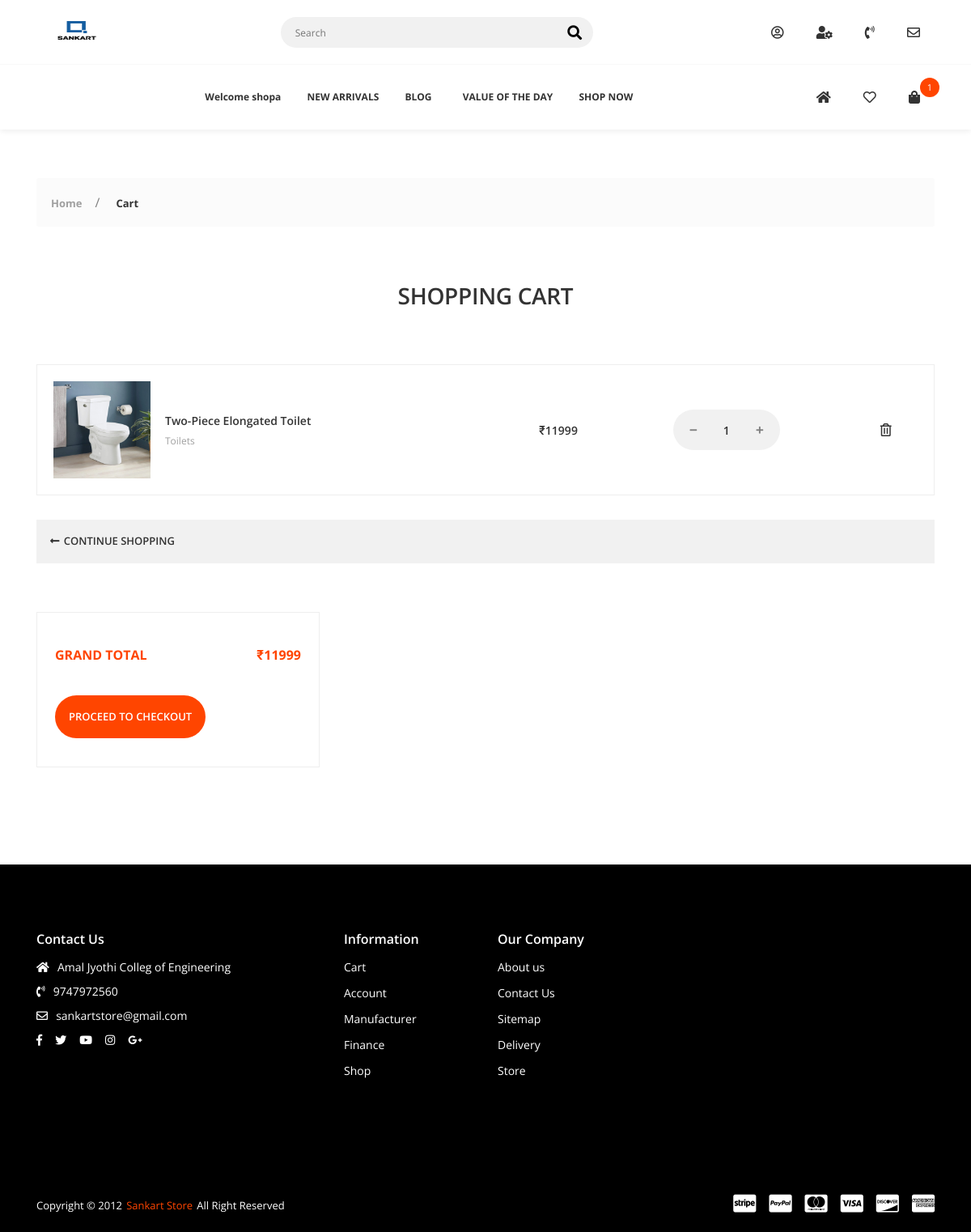
Before: /cart/ (signed in) with the older database file.
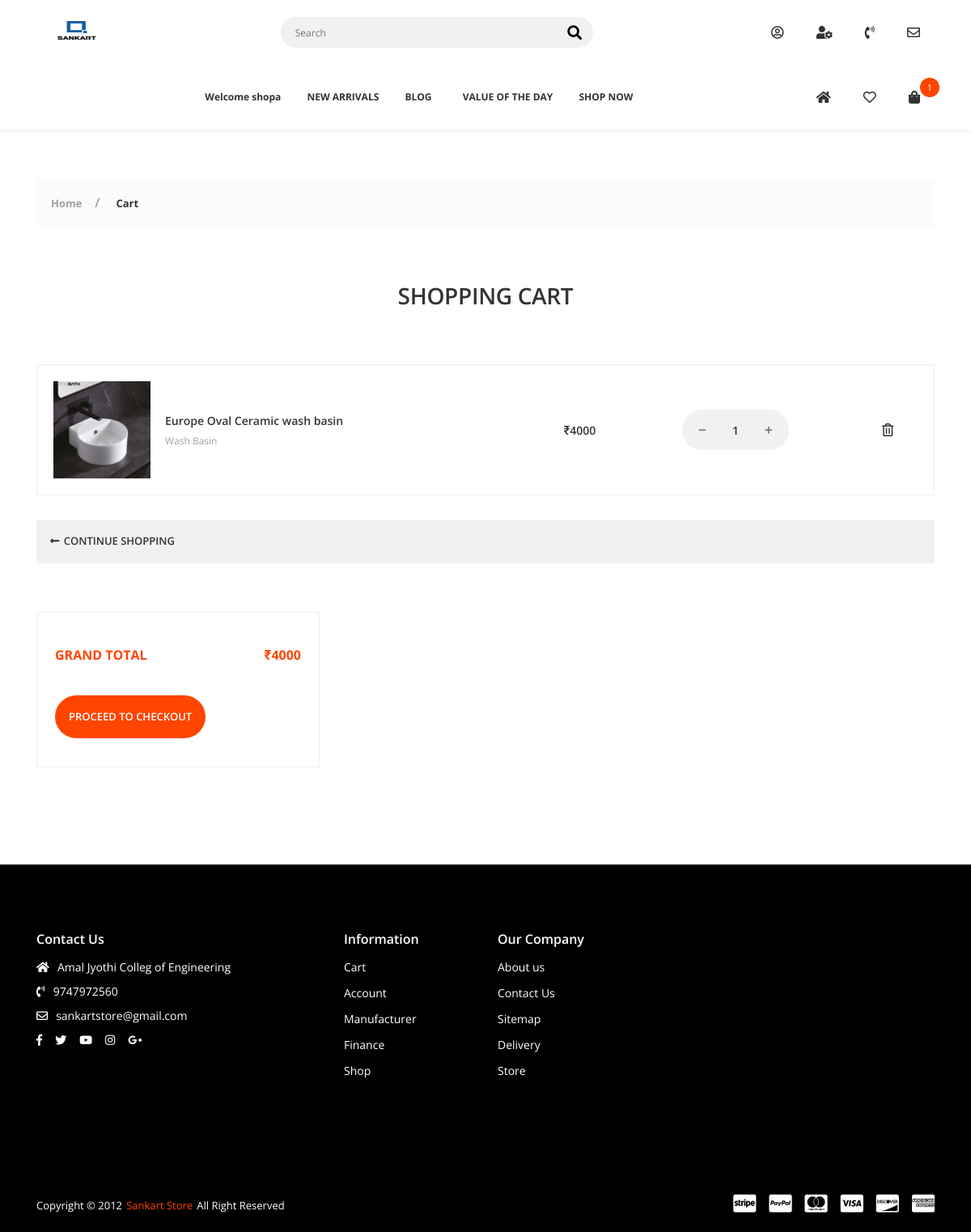
After: the same page with the newer database file.
### cart/models.py (models this page shows, shortened)
class CartItem(models.Model):
    user = models.ForeignKey(Account, on_delete=models.CASCADE, null=True)
    product = models.ForeignKey(Product, on_delete=models.CASCADE)
    variations = models.ManyToManyField(Variation, blank=True)
    cart = models.ForeignKey(Cart, on_delete=models.CASCADE, null=True)
    quantity = models.IntegerField()
    is_active = models.BooleanField(default=True)

### shop_app/models.py (models this page shows, shortened)
class Product(models.Model):
    product_name = models.CharField(max_length=200, unique=True)
    slug = models.SlugField(max_length=200, unique=True)
    description = models.TextField(max_length=500, blank=True)
    price = models.IntegerField()
    images = models.ImageField(upload_to='photos/product')
    display = models.ImageField(upload_to='photos/display',default="a3.png")
    stock = models.IntegerField()
    is_available = models.BooleanField(default=True)
    is_featured = models.BooleanField(default=False)
    category = models.ForeignKey(Category, on_delete=models.CASCADE)
    created_date = models.DateField(auto_now_add=True)
    modified_date = models.DateField(auto_now=True)

class Category(models.Model):
    category_name = models.CharField(max_length=50, unique=True)
    slug = models.SlugField(max_length=100, unique=True)
    description = models.TextField(max_length=255, blank=True)
    cat_image = models.ImageField(upload_to='photos/categories', blank=True)
    class Meta:
        verbose_name = 'category'
        verbose_name_plural = 'categories'
    def __str__(self):
        return self.category_name  #shows the name

### cart/views.py (the view)
# urls.py: path('cart/', include('cart.urls')),
def cart(request, total=0, quantity=0, cart_item=None, cart_items=None):
    try:
        tax = 0
        grand_total = 0
        if request.user.is_authenticated:
            cart_items = CartItem.objects.filter(
                user=request.user, is_active=True)
        else:
            cart = Cart.objects.get(cart_id=_cart_id(request))
            cart_items = CartItem.objects.filter(cart=cart, is_active=True)
        for cart_item in cart_items:
            total += (cart_item.product.price*cart_item.quantity)
            quantity += cart_item.quantity
    except ObjectDoesNotExist:
        pass
    context = {
        'total': total,
        'quantity': quantity,
        'cart_items': cart_items,
    }
    return render(request, 'cart.html', context)

### cart/context_processors.py (called while the page is built)
def counter(request):
    cart_count = 0
    if 'admin' in request.path:
        return {}
    else:
        try:
            cart = Cart.objects.filter(cart_id=_cart_id(request))
            if request.user.is_authenticated:
                cart_items = CartItem.objects.all().filter(user=request.user)
            else:
                cart_items = CartItem.objects.all().filter(cart=cart[:1])
            for cart_item in cart_items:
                cart_count += cart_item.quantity
        except Cart.DoesNotExist:
            cart_count = 0
    return dict(cart_count=cart_count)

### cart/views.py (called while the page is built)
def _cart_id(request):
    cart = request.session.session_key
    if not cart:
        cart = request.session.create()
    return cart

### shop_app/context_processors.py (called while the page is built)
def menu_links(request):
    links = Category.objects.all()
    return dict(links=links)

### wishlist/views.py (called while the page is built)
def _wishlist_id(request):
    wishlist = request.session.session_key
    if not wishlist:
        wishlist = request.session.create()
    return wishlist

### templates/cart.html (shortened to what the changed rows need)
{% extends 'base.html' %}
{% load static %}
{% block content %}
        <div class="app-content">
            {% if not cart_items %}
             <div class="u-s-p-y-60">
                <div class="section__content">
                    <div class="container">
                        <div class="row">
                            <div class="col-lg-12 col-md-12 u-s-m-b-30">
                                <div class="empty">
                                    <div class="empty__wrap">
                                        <span class="empty__big-text">EMPTY</span>
                                        <span class="empty__text-1">No items found on your cart.</span>
                                        <a class="empty__redirect-link btn--e-brand" href="{% url 'store' %}">CONTINUE SHOPPING</a></div>
                                </div>
                            </div>
                        </div>
                    </div>
                </div>
            </div>
            {% else %}
            <div class="u-s-p-b-60">
                <div class="section__intro u-s-m-b-60">
                    <div class="container">
                        <div class="row">
                            <div class="col-lg-12">
                                <div class="section__text-wrap">
                                    <h1 class="section__heading u-c-secondary">SHOPPING CART</h1>
                                </div>
                            </div>
                        </div>
                    </div>
                </div>
                <div class="section__content">
                    <div class="container">
                        <div class="row">
                            <div class="col-lg-12 col-md-12 col-sm-12 u-s-m-b-30">
                                <div class="table-responsive">
                                    <table class="table-p">
                                        <tbody>
                                            {% for cart_item in cart_items %}
                                            <tr>
                                                <td>
                                                    <div class="table-p__box">
                                                        <div class="table-p__img-wrap">
                                                            <img class="u-img-fluid" src="{{cart_item.product.images.url}}" style="width:600 height:600;" alt=""></div>
                                                        <div class="table-p__info">
                                                            <span class="table-p__name">
                                                                <a href="#">{{cart_item.product.product_name}}</a></span>
                                                            <span class="table-p__category">
                                                                <a href="#">{{cart_item.product.category}}</a></span>
                                                        </div>
                                                    </div>
                                                </td>
                                                <td>
                                                    <span class="table-p__price">₹{{cart_item.product.price}}</span></td>
                                                <td>
                                                    <div class="table-p__input-counter-wrap">
                                                        <div class="input-counter">
                                                             <a href="{% url 'remove_cart' cart_item.product.id cart_item.id %}">
                                                            <span class="input-counter__minus fas fa-minus"></span></a>
                                                            <input class="input-counter__text input-counter--text-primary-style" type="text" value="{{cart_item.quantity}}" data-min="1" data-max="1000">
                                                            <a href="{% url 'add_cart' cart_item.product.id %}">
                                                            <span class="input-counter__plus fas fa-plus"></span></a></div>
                                                    </div>
                                                </td>
                                                <td>
                                                    <div class="table-p__del-wrap">
                                                        <a class="far fa-trash-alt table-p__delete-link" href="{% url 'remove_cart_item' cart_item.product.id cart_item.id%}"></a></div>
                                                </td>
                                            </tr>
                                            {% endfor %}
                                        </tbody>
                                    </table>
                                </div>
                            </div>
                            <div class="col-lg-12">
                                <div class="route-box">
                                    <div class="route-box__g1">
                                        <a class="route-box__link" href="{% url 'store' %}"><i class="fas fa-long-arrow-alt-left"></i>
                                            <span>CONTINUE SHOPPING</span></a></div>
                                </div>
                            </div>
                        </div>
                    </div>
                </div>
            </div>
            <div class="u-s-p-b-60">
                <div class="section__content">
                    <div class="container">
                        <div class="row">
                            <div class="col-lg-12 col-md-12 col-sm-12 u-s-m-b-30">
                                    <div class="row">
                                        <div class="col-lg-4 col-md-6 u-s-m-b-30">
                                            <div class="f-cart__pad-box">
                                                <div class="u-s-m-b-30">
                                                    <table class="f-cart__table">
                                                        <tbody>
                                                            <tr>
                                                                <td>GRAND TOTAL</td>
                                                                <td>₹{{total}}</td>
                                                            </tr>
                                                        </tbody>
                                                    </table>
                                                </div>
                                                <div>
                                                    <a class="empty__redirect-link btn--e-brand" href="{% url 'checkout' %}">PROCEED TO CHECKOUT</a></div>
                                            </div>
                                        </div>
                                    </div>
                            </div>
                        </div>
                    </div>
                </div>
            </div>
            {% endif %}
        </div>
{% endblock %}

Changed rows visible on the page:
removed CartItem: product.images (picture), product.product_name "Two-Piece Elongated Toilet", product.category "Toilets", product.price "11999", quantity "1"
added CartItem: product.images (picture), product.product_name "Europe Oval Ceramic wash basin", product.category "Wash Basin", product.price "4000", quantity "1"
Other visible differences:
{{ total }}: "11999" → "4000"
